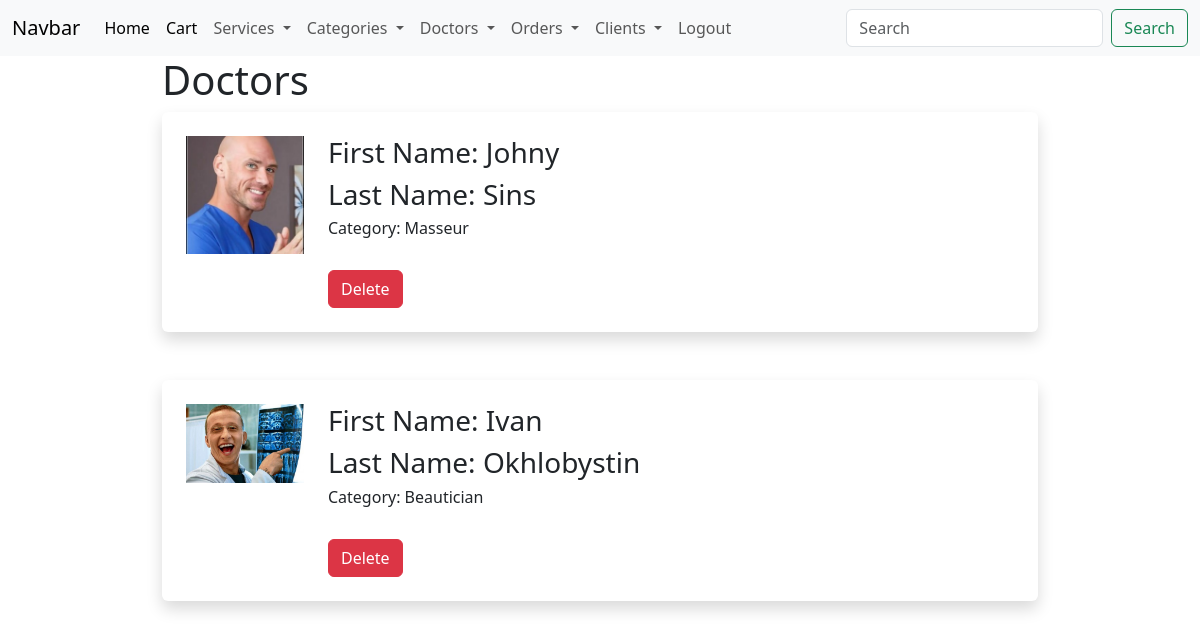
Screenshot of /doctors/ (signed in) with the database file from the repository.
### beautyapp/models.py (models this page shows, shortened)
class Doctor(models.Model):
    first_name = models.CharField(max_length=50)
    last_name = models.CharField(max_length=50)
    birth_date = models.DateField()
    image = models.ImageField(
        upload_to='images/%Y/%m/%d', blank=True, null=True, default='images/no_image.png')
    category = models.CharField(max_length=50)
    created = models.DateTimeField(auto_now_add=True)

### beautyapp/views.py (the view)
# urls.py: path('doctors/', views.doctor_list, name='doctor_list'),
def doctor_list(request):
    doctors = Doctor.objects.all()
    context = {
        'doctors': doctors,
    }
    return render(request,'doctors/doctor_list.html', context)

### beautyapp/templates/doctors/doctor_list.html
{% extends 'beautyapp/base.html' %}
{% block content %}
<div class="container-fluid">
    <div class="row justify-content-center">
        <div class="col-9">
            <h1>Doctors</h1>
            {% for doctor in doctors %}
            <div class="shadow p-4 mb-5 bg-body rounded">
                <div class="row">
                    <div class="col-2">
                        {% if doctor.image %}
                        <img class="card-img-top" src="{{ doctor.image.url }}" alt="Card image cap">
                        {% endif %}
                    </div>
                    <div class="col-10">
                        <h3>First Name: {{ doctor.first_name }}</h3>
                        <h3>Last Name: {{ doctor.last_name }}</h3>
                        <h6>Category: {{ doctor.category }}</h6>
                        <br>
                        <a href="{% url 'delete_doctor' doctor.id %}" class="btn btn-danger">Delete</a>
                    </div>
                </div>
            </div>
            {% endfor %}
        </div>
    </div>
</div>
{% endblock %}

### rows the page displays
Doctor: image (picture), first_name "Johny", last_name "Sins", category "Masseur"
Doctor: image (picture), first_name "Ivan", last_name "Okhlobystin", category "Beautician"
